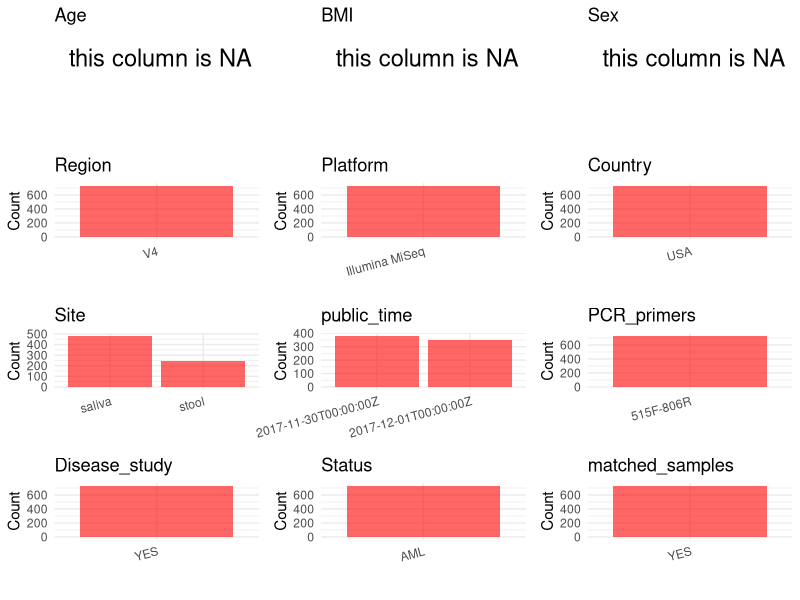

Source code (R): (Note: this script raises an error after producing the figure.)
## ---- chunk 1
# Load necessary libraries
library(dplyr)
library(ggplot2)
library(cowplot)
library(stringr)

# Set working directory (update this path to your local directory)
setwd("/home/hby/oral_project/PRJNA352060")

# Read the initial metadata files
initial_meta <- read.csv("SraRunTable.csv", header = T)

# Combine the two metadata files
# meta <- rbind(initial_meta, initial_meta1)

# Remove entries non-oral samples
# initial_meta <- subset(initial_meta,isolate %in% c("saliva","tongue coat"))

# Check the number of samples containing "HT" in Sample.Name (e.g., healthy controls)
# nrow(subset(meta, grepl("HT", Sample.Name)))

# Display the first few rows of the metadata
head(initial_meta)
## ---- chunk 2
# Create a uniform metadata dataframe
metadata <- data.frame(
  BioProject = initial_meta$BioProject,
  Run = initial_meta$Run,
  sample_name = initial_meta$Library_Name,
  Platform = initial_meta$Instrument,
  Site = initial_meta$ref_biomaterial,
  Country = initial_meta$geo_loc_name_country,
  public_time = initial_meta$ReleaseDate,
  stringsAsFactors = FALSE,
  Sex = NA,
  Age = NA,
  BMI = NA
) %>%
  mutate(Site = ifelse(Site == "Saliva", "saliva",
    ifelse(Site == "Stool", "stool", Site)
  ))
## ---- chunk 3
# Add information obtained from the publication
metadata$Status <- "AML"
metadata$Region <- "V4"
metadata$PCR_primers <- "515F-806R"
metadata$title <- "Characterization of oral and gut microbiome temporal variability in hospitalized cancer patients"
metadata$Disease_study <- "YES"


# extract subject id by remove prefix of sample_name
metadata$subject_id <- str_extract(metadata$sample_name, "P\\d+")

all_oral_sites <- c("saliva", "tongue coat", "buccal mucosa", "lower jaw mucosa", "lower labial mucosa", "upper jaw mucosa", "tongue", "buccal")
# Check initial data distribution
cat("Initial sample distribution:\n")
table(metadata$subject_id)
table(metadata$Site)

subjects_with_oral_samples <- metadata %>%
  filter(Site %in% all_oral_sites) %>%
  distinct(subject_id) %>%
  pull(subject_id)

metadata_clean <- metadata %>%
  filter(subject_id %in% subjects_with_oral_samples)


sample_counts <- metadata_clean %>%
  group_by(subject_id) %>%
  summarise(n_samples = n(), .groups = "drop")

metadata_clean <- merge(metadata_clean, sample_counts, by = "subject_id")

# Create matched_samples column
metadata_clean$matched_samples <- ifelse(metadata_clean$n_samples >= 2, "YES", "NO")

cat("\nFinal sample distribution after cleaning:\n")
print(table(metadata_clean$Site))
cat("\nFinal sample distribution after cleaning:\n")
print(table(metadata_clean$matched_samples))

metadata_clean$subject_id <- NULL
metadata_clean$n_samples <- NULL

# Use cleaned dataset for subsequent analysis
metadata <- metadata_clean
## ---- chunk 4
# Check the number of unique runs and sample names
print(paste("Number of unique runs:", length(unique(metadata$Run))))
print(paste("Number of unique sample names:", length(unique(metadata$sample_name))))
## ---- chunk 5
# Select columns for visualization
plot_data <- metadata %>%
  select(-BioProject, -Run, -sample_name, -title)

# Function to create simple plots for each column
create_simple_plots <- function(data) {
  plots <- list()

  for (col in colnames(data)) {
    # Check if the column is all NA
    if (all(is.na(data[[col]]))) {
      # Create an empty plot with text indicating all NA
      p <- ggplot() +
        annotate("text", x = 0.5, y = 0.5, label = "this column is NA", size = 6) +
        labs(title = col) +
        theme_void()
    } else if (is.numeric(data[[col]])) {
      # Numeric variable: histogram
      p <- ggplot(data, aes(x = .data[[col]])) +
        geom_histogram(fill = "blue", alpha = 0.6, bins = 20, na.rm = TRUE) +
        labs(title = col) +
        theme_minimal()
    } else {
      # Categorical variable: bar plot (remove NA values)
      count_data <- as.data.frame(table(data[[col]], useNA = "ifany"))
      p <- ggplot(count_data, aes(x = reorder(Var1, -Freq), y = Freq)) +
        geom_col(fill = "red", alpha = 0.6) +
        labs(title = col, x = NULL, y = "Count") +
        theme_minimal() +
        theme(axis.text.x = element_text(angle = 15, hjust = 1))
    }
    plots[[col]] <- p
  }

  return(plots)
}

# Generate and arrange plots
plots <- create_simple_plots(plot_data)
p <- plot_grid(plots$Age,
  plots$BMI,
  plots$Sex,
  plots$Region,
  plots$Platform,
  plots$Country,
  plots$Site,
  plots$public_time,
  plots$PCR_primers,
  plots$Disease_study,
  plots$Status,
  plots$matched_samples, # add
  ncol = 3, align = "hv", axis = "lb"
)
ggsave("Metadata_Summary.png", plot = p, width = 8, height = 6, dpi = 150)
## ---- chunk 6
knitr::include_graphics("Metadata_Summary.png")
## ---- chunk 7
# Reorder columns to match the desired format
metadata <- metadata[, c(
  "BioProject", "Run", "sample_name", "Age", "BMI", "Sex",
  "Region", "Platform", "Country", "Site", "public_time",
  "PCR_primers", "title", "Disease_study", "Status", "matched_samples"
)]

# Export the uniform metadata to a CSV file
write.csv(metadata, file = "metadata.csv", quote = FALSE)
head(metadata)
